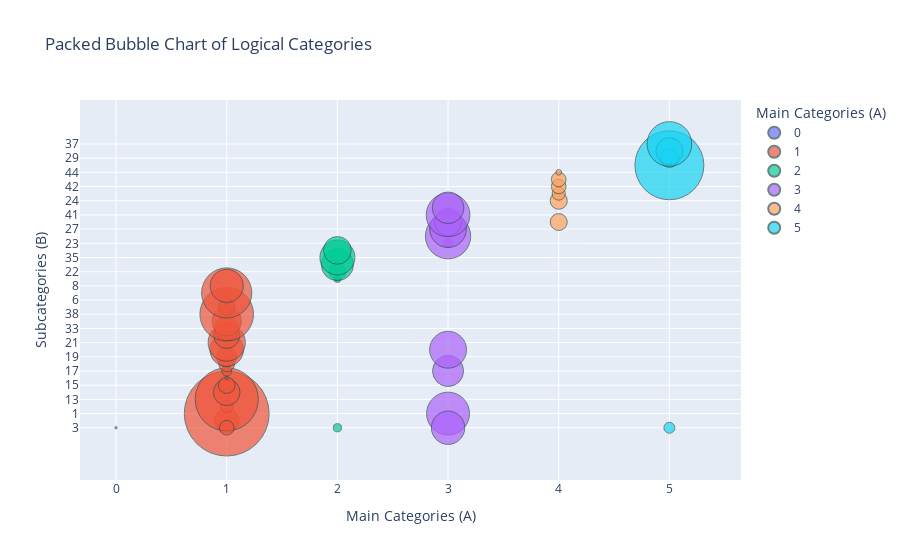

Notebook code cell kept with this figure:
### Code cell
fig = px.scatter(
    category_counts,
    x='A', y='B',
    size='count',  # Bubble size indicates count
    color='A',  # Use A to distinguish colors
    size_max=60,
    title="Packed Bubble Chart of Logical Categories",
    labels={'A': 'Main Categories (A)', 'B': 'Subcategories (B)'}
)
fig.update_traces(marker=dict(opacity=0.7, line=dict(width=1, color='DarkSlateGrey')))
fig.show()

##
## bigger x, bigger y
## add fpa to the lower part (two stage)
##

### Figure 1 — Plotly figure (JSON) as saved in the notebook; plotly's stock layout.template omitted (floating-point values rounded to 4 significant figures)
{"data": [{"hovertemplate": "Main Categories (A)=%{x}<br>Subcategories (B)=%{y}<br>count=%{marker.size}<extra></extra>", "legendgroup": "0", "marker": {"color": "#636efa", "line": {"color": "DarkSlateGrey", "width": 1}, "opacity": 0.7, "size": [1], "sizemode": "area", "sizeref": 0.3828, "symbol": "circle"}, "mode": "markers", "name": "0", "orientation": "v", "showlegend": true, "type": "scatter", "x": ["0"], "xaxis": "x", "y": ["3"], "yaxis": "y"}, {"hovertemplate": "Main Categories (A)=%{x}<br>Subcategories (B)=%{y}<br>count=%{marker.size}<extra></extra>", "legendgroup": "1", "marker": {"color": "#EF553B", "line": {"color": "DarkSlateGrey", "width": 1}, "opacity": 0.7, "size": [113, 1378, 31, 762, 136, 53, 2, 19, 47, 78, 215, 265, 41, 129, 115, 165, 550, 52, 14, 482, 210], "sizemode": "area", "sizeref": 0.3828, "symbol": "circle"}, "mode": "markers", "name": "1", "orientation": "v", "showlegend": true, "type": "scatter", "x": ["1", "1", "1", "1", "1", "1", "1", "1", "1", "1", "1", "1", "1", "1", "1", "1", "1", "1", "1", "1", "1"], "xaxis": "x", "y": ["0", "1", "11", "13", "14", "15", "16", "17", "18", "19", "2", "21", "3", "32", "33", "34", "38", "39", "6", "7", "8"], "yaxis": "y"}, {"hovertemplate": "Main Categories (A)=%{x}<br>Subcategories (B)=%{y}<br>count=%{marker.size}<extra></extra>", "legendgroup": "2", "marker": {"color": "#00cc96", "line": {"color": "DarkSlateGrey", "width": 1}, "opacity": 0.7, "size": [10, 53, 13, 198, 234, 147], "sizemode": "area", "sizeref": 0.3828, "symbol": "circle"}, "mode": "markers", "name": "2", "orientation": "v", "showlegend": true, "type": "scatter", "x": ["2", "2", "2", "2", "2", "2"], "xaxis": "x", "y": ["12", "22", "3", "31", "35", "5"], "yaxis": "y"}, {"hovertemplate": "Main Categories (A)=%{x}<br>Subcategories (B)=%{y}<br>count=%{marker.size}<extra></extra>", "legendgroup": "3", "marker": {"color": "#ab63fa", "line": {"color": "DarkSlateGrey", "width": 1}, "opacity": 0.7, "size": [352, 184, 260, 16, 392, 257, 213, 144, 366, 192], "sizemode": "area", "sizeref": 0.3828, "symbol": "circle"}, "mode": "markers", "name": "3", "orientation": "v", "showlegend": true, "type": "scatter", "x": ["3", "3", "3", "3", "3", "3", "3", "3", "3", "3"], "xaxis": "x", "y": ["1", "17", "2", "23", "25", "27", "3", "4", "41", "9"], "yaxis": "y"}, {"hovertemplate": "Main Categories (A)=%{x}<br>Subcategories (B)=%{y}<br>count=%{marker.size}<extra></extra>", "legendgroup": "4", "marker": {"color": "#FFA15A", "line": {"color": "DarkSlateGrey", "width": 1}, "opacity": 0.7, "size": [56, 33, 55, 41, 41, 6], "sizemode": "area", "sizeref": 0.3828, "symbol": "circle"}, "mode": "markers", "name": "4", "orientation": "v", "showlegend": true, "type": "scatter", "x": ["4", "4", "4", "4", "4", "4"], "xaxis": "x", "y": ["24", "28", "4", "42", "43", "44"], "yaxis": "y"}, {"hovertemplate": "Main Categories (A)=%{x}<br>Subcategories (B)=%{y}<br>count=%{marker.size}<extra></extra>", "legendgroup": "5", "marker": {"color": "#19d3f3", "line": {"color": "DarkSlateGrey", "width": 1}, "opacity": 0.7, "size": [910, 65, 23, 139, 382], "sizemode": "area", "sizeref": 0.3828, "symbol": "circle"}, "mode": "markers", "name": "5", "orientation": "v", "showlegend": true, "type": "scatter", "x": ["5", "5", "5", "5", "5"], "xaxis": "x", "y": ["26", "29", "3", "36", "37"], "yaxis": "y"}], "layout": {"legend": {"itemsizing": "constant", "title": {"text": "Main Categories (A)"}, "tracegroupgap": 0}, "title": {"text": "Packed Bubble Chart of Logical Categories"}, "xaxis": {"anchor": "y", "categoryarray": ["0", "1", "2", "3", "4", "5"], "categoryorder": "array", "domain": [0, 1], "title": {"text": "Main Categories (A)"}}, "yaxis": {"anchor": "x", "domain": [0, 1], "title": {"text": "Subcategories (B)"}}}}
